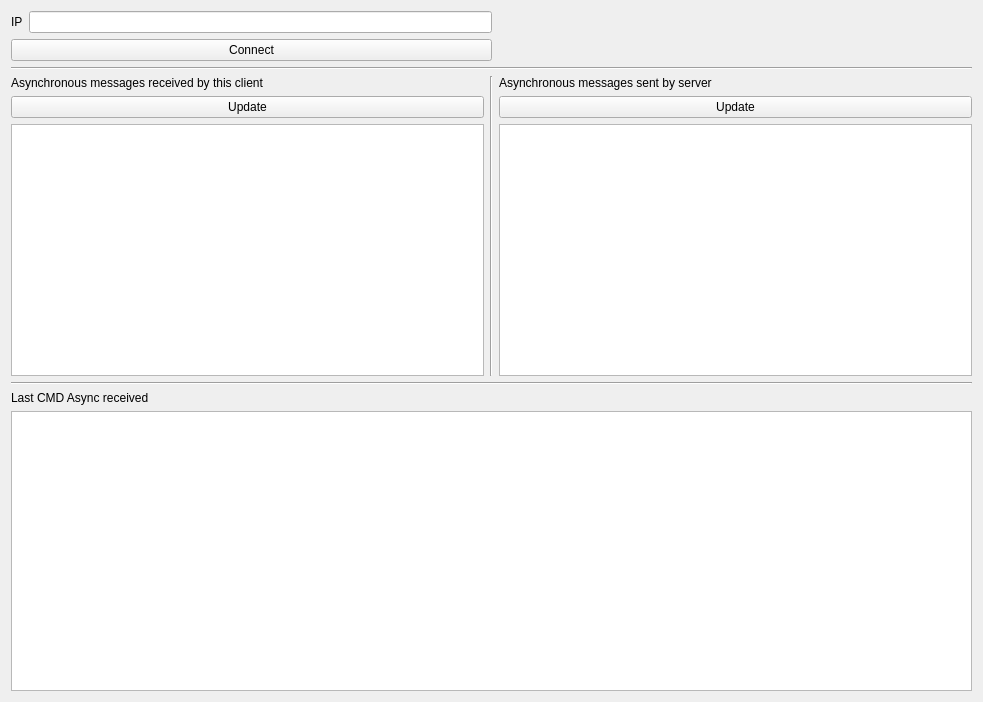
<?xml version="1.0" encoding="UTF-8"?>
<ui version="4.0">
 <class>daq_connection_details</class>
 <widget class="QWidget" name="daq_connection_details">
  <property name="geometry">
   <rect>
    <x>0</x>
    <y>0</y>
    <width>983</width>
    <height>702</height>
   </rect>
  </property>
  <property name="windowTitle">
   <string>DAQ Connection</string>
  </property>
  <layout class="QVBoxLayout" name="verticalLayout_5">
   <item>
    <layout class="QHBoxLayout" name="horizontalLayout_3">
     <item>
      <layout class="QVBoxLayout" name="verticalLayout">
       <item>
        <layout class="QHBoxLayout" name="horizontalLayout">
         <item>
          <widget class="QLabel" name="ip_lbl">
           <property name="text">
            <string>IP</string>
           </property>
          </widget>
         </item>
         <item>
          <widget class="QLineEdit" name="ip_lineedit">
           <property name="minimumSize">
            <size>
             <width>200</width>
             <height>0</height>
            </size>
           </property>
          </widget>
         </item>
        </layout>
       </item>
       <item>
        <layout class="QHBoxLayout" name="horizontalLayout_2">
         <item>
          <widget class="QPushButton" name="pb_daq_connect">
           <property name="text">
            <string>Connect</string>
           </property>
          </widget>
         </item>
        </layout>
       </item>
      </layout>
     </item>
     <item>
      <spacer name="horizontalSpacer">
       <property name="orientation">
        <enum>Qt::Horizontal</enum>
       </property>
       <property name="sizeHint" stdset="0">
        <size>
         <width>105</width>
         <height>20</height>
        </size>
       </property>
      </spacer>
     </item>
    </layout>
   </item>
   <item>
    <widget class="Line" name="line">
     <property name="orientation">
      <enum>Qt::Horizontal</enum>
     </property>
    </widget>
   </item>
   <item>
    <layout class="QHBoxLayout" name="horizontalLayout_4">
     <item>
      <layout class="QVBoxLayout" name="verticalLayout_3">
       <item>
        <widget class="QLabel" name="label">
         <property name="text">
          <string>Asynchronous messages received by this client</string>
         </property>
        </widget>
       </item>
       <item>
        <widget class="QPushButton" name="btnUpdateClient">
         <property name="text">
          <string>Update</string>
         </property>
        </widget>
       </item>
       <item>
        <widget class="QTableWidget" name="tbl_asyncs_client"/>
       </item>
      </layout>
     </item>
     <item>
      <widget class="Line" name="line_2">
       <property name="orientation">
        <enum>Qt::Vertical</enum>
       </property>
      </widget>
     </item>
     <item>
      <layout class="QVBoxLayout" name="verticalLayout_2">
       <item>
        <widget class="QLabel" name="label_2">
         <property name="text">
          <string>Asynchronous messages sent by server</string>
         </property>
        </widget>
       </item>
       <item>
        <widget class="QPushButton" name="btnUpdateServer">
         <property name="text">
          <string>Update</string>
         </property>
        </widget>
       </item>
       <item>
        <widget class="QTableWidget" name="tbl_asyncs_server"/>
       </item>
      </layout>
     </item>
    </layout>
   </item>
   <item>
    <widget class="Line" name="line_3">
     <property name="orientation">
      <enum>Qt::Horizontal</enum>
     </property>
    </widget>
   </item>
   <item>
    <layout class="QVBoxLayout" name="verticalLayout_4">
     <item>
      <widget class="QLabel" name="label_3">
       <property name="text">
        <string>Last CMD Async received</string>
       </property>
      </widget>
     </item>
     <item>
      <widget class="QTextEdit" name="txt_last_async_cmd"/>
     </item>
    </layout>
   </item>
  </layout>
 </widget>
 <resources/>
 <connections/>
</ui>
